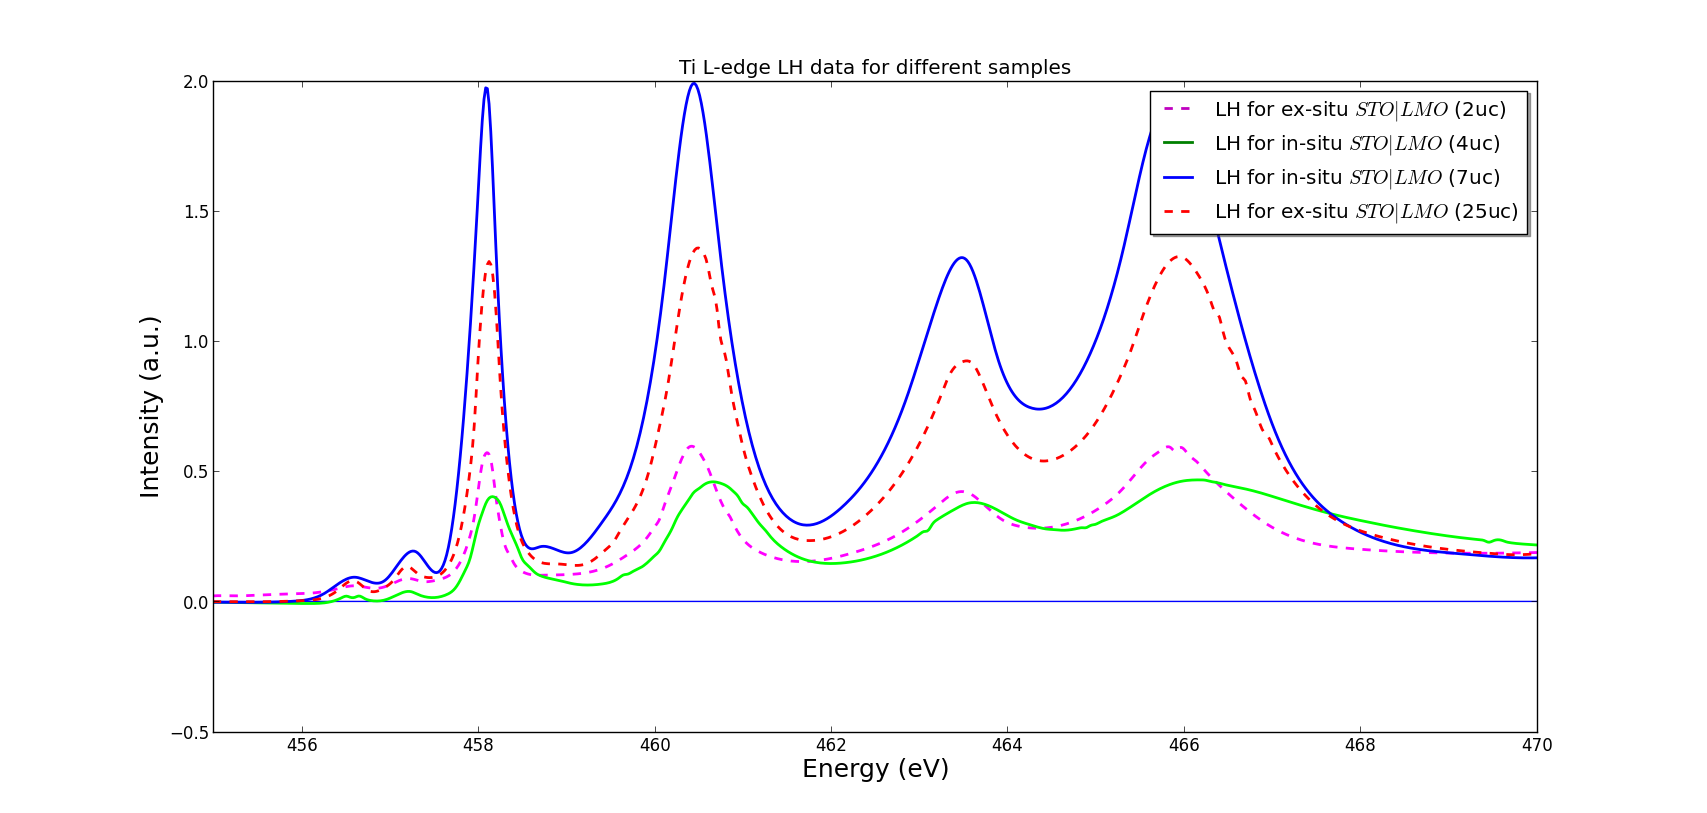

Recreate this plot in Python.
"""
Script to analyse LH and LH spectra
"""
import matplotlib.lines as mlines
import matplotlib.pyplot as plt
import numpy as np
import math
import copy
import random
import h5py
import copy
import csv

LH2in = "csv/LMO2TiLin-1.csv"
LH2ex = "csv/LMO2TiLex-1.csv"
LH4in = "csv/LMO4TiLin-1.csv"
LH7in = "csv/LMO7TiLin-1.csv"
LH25ex = "csv/LMO25TiLex-1.csv"

XLD2ex = "csv/LMO2TiLex-3.csv"
XLD4in = "csv/LMO4TiLin-3.csv"
XLD7in = "csv/LMO7TiLin-3.csv"
XLD25ex = "csv/LMO25TiLex-3.csv"

def load(File):
    energy = []
    spectrum = []
    with open(File, 'rb') as f:
        reader = csv.reader(f)
        for row in reader:
            e, s = row
            energy.append(e)
            spectrum.append(s)

    return energy[1:], spectrum[1:]
    
def scaleIntensity(int_l, energy1, energy2):
    intensity = []
    for e1 in energy1:
        for n, e2 in enumerate(energy2):
            if e2 > e1:
                break
            e = e2
            
        # Build lineair fit between two nearest energies
        # I(e) = a*e + b
        try:
            a = (int_l[n] - int_l[n-1])/(e2 - e)
            b = int_l[n]-a*e2
            intensity.append(a*e1 + b)
        except: intensity.append(int_l[0])

    return intensity



if __name__ == '__main__':
    print "Gathering measurements data"
    
    engy_2in, spect_2in = load(LH2in)
    engy_2ex, spect_2ex = load(LH2ex)
    engy_4in, spect_4in = load(LH4in)
    engy_7in, spect_7in = load(LH7in)
    engy_25ex, spect_25ex = load(LH25ex)

    engy_2ex, spect_2expol = load(XLD2ex)
    engy_4in, spect_4inpol = load(XLD4in)
    engy_7in, spect_7inpol = load(XLD7in)
    engy_25ex, spect_25expol = load(XLD25ex)

    ref = np.mean([float(s) for n, s in enumerate(spect_2in) if float(engy_2in[n]) > 480])
    spect_2in = [float(s)*.2/ref for s in spect_2in]
    ref = np.mean([float(s) for n, s in enumerate(spect_2ex) if float(engy_2ex[n]) > 480])
    print .2/ref
    spect_2ex = [float(s)*.2/ref for s in spect_2ex]
    spect_2expol = [float(s)*.2/ref for s in spect_2expol]
    ref = np.mean([float(s) for n, s in enumerate(spect_4in) if float(engy_4in[n]) > 480])
    print .2/ref
    spect_4in = [float(s)*.2/ref for s in spect_4in]
    spect_4inpol = [float(s)*.2/ref for s in spect_4inpol]
    ref = np.mean([float(s) for n, s in enumerate(spect_7in) if float(engy_7in[n]) > 480])
    print .2/ref
    spect_7in = [float(s)*.2/ref for s in spect_7in]
    spect_7inpol = [float(s)*.2/ref for s in spect_7inpol]
    ref = np.mean([float(s) for n, s in enumerate(spect_25ex) if float(engy_25ex[n]) > 480])
    print .2/ref
    spect_25ex = [float(s)*.2/ref for s in spect_25ex]
    spect_25expol = [float(s)*.2/ref for s in spect_25expol]

    plt.plot(engy_2ex, [0 for e in engy_2ex])
    plt.plot(engy_2ex, spect_2ex, 'm--', linewidth=2.0, label="LH for ex-situ $STO|LMO$ (2uc) ")
##    plt.plot(engy_2in, spect_2in, 'k', linewidth=2.0, label="LV for in-situ $STO|LMO_2$")
    plt.plot(engy_4in, spect_4in, 'g-', linewidth=2.0, label="LH for in-situ $STO|LMO$ (4uc)")
    plt.plot(engy_7in, spect_7in, 'b-', linewidth=2.0, label="LH for in-situ $STO|LMO$ (7uc)")
    plt.plot(engy_25ex, spect_25ex, 'r--',linewidth=2.0,  label="LH for ex-situ $STO|LMO$ (25uc)")
    
    legend = plt.legend(loc='bottom right', shadow=True)
    title = plt.title("Ti L-edge LH data for different samples")
    plt.xlabel("Energy (eV)", fontsize=18)
    plt.ylabel("Intensity (a.u.)", fontsize=18)
    plt.show()

    plt.plot(engy_2ex, [0 for e in engy_2ex])
    plt.plot(engy_2ex, spect_2expol, 'm--', linewidth=2.0, label="XLD for ex-situ $STO|LMO$ (2uc)")
##    plt.plot(engy_2in, spect_2in, label="XLD for in-situ $STO|LMO_2$")
    plt.plot(engy_4in, spect_4inpol, 'g-', linewidth=2.0, label="XLD for in-situ $STO|LMO$ (4uc)")
    plt.plot(engy_7in, spect_7inpol, 'b-', linewidth=2.0, label="XLD for in-situ $STO|LMO$ (7uc)")
    plt.plot(engy_25ex, spect_25expol, 'r--', linewidth=2.0, label="XLD for ex-situ $STO|LMO$ (25uc)")
    
    legend = plt.legend(loc='bottom right', shadow=True)
    title = plt.title("Ti L-edge XLD data for different samples")
    plt.xlabel("Energy (eV)", fontsize=18)
    plt.ylabel("Intensity (a.u.)", fontsize=18)
    plt.show()
